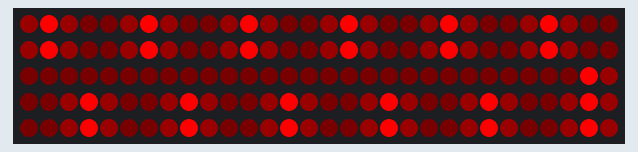
Simulated run of this sketch. Board: Arduino Uno, built with avr-gcc and run on an emulated ATmega328P. On the bench: 150 RGB LEDs in strip order, left to right, continuing on the next row. Wiring (inferred from the names in the program): WS2812 LEDs: data pin 8.

Above: at 0.06 s.
At 0.74 s:
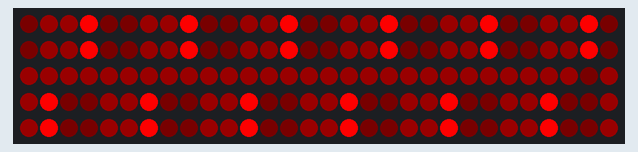

The sketch:

ws2811.ino
```cpp
#define DIGITAL_PIN 8
#define PORT PORTB
#define PORT_PIN PORTB0
#include <Wire.h>
////////////////////////////////////////////////////////////////////////////////////////////////////////////////////////////////////////////////////////////////////////////////////////////////
//delay
const int d   = 30;
//bottom left
const byte bl = 0;
//top left
const byte tl = 60;
//middle
const byte m  = 74;
//top right
const byte tr = 88;
//bottom right
const byte br = 150;
//alliance
const byte a  = 0;
//elevator direction
const byte e  = 2;
////////////////////////////////////////////////////////////////////////////////////////////////////////////////////////////////////////////////////////////////////////////////////////////////
//pulse
const byte pl = 1;
const byte pulse[3][5][1][3] = {
  {
    {{2,   0, 0}},
    {{12,  0, 0}},
    {{25,  0, 0}},
    {{100, 0, 0}},
    {{250, 0, 0}}
  }, {
    {{0, 0, 2}},
    {{0, 0, 12}},
    {{0, 0, 25}},
    {{0, 0, 100}},
    {{0, 0, 250}}
  }, {
    {{0, 2,   0}},
    {{0, 12,  0}},
    {{0, 25,  0}},
    {{0, 100, 0}},
    {{0, 250, 0}}
  }
};

//chaser
const byte cl = 5;
const byte chaser[2][5][5][3] = {
  {
    {{25,  0, 0}, {250, 0, 0}, {25,  0, 0}, {2,   0, 0}, {2,   0, 0}},
    {{2,   0, 0}, {25,  0, 0}, {250, 0, 0}, {25,  0, 0}, {2,   0, 0}},
    {{2,   0, 0}, {25,  0, 0}, {25, 0, 0}, {250,  0, 0}, {2,   0, 0}},
    {{25,  0, 0}, {2,   0, 0}, {2,   0, 0}, {25,  0, 0}, {250, 0, 0}},
    {{250, 0, 0}, {25,  0, 0}, {2,   0, 0}, {2,   0, 0}, {25,  0, 0}}
  }, {
    {{0, 0, 25},  {0, 0, 250}, {0, 0, 25},  {0, 0, 2},   {0, 0, 2}},
    {{0, 0, 2},   {0, 0, 25},  {0, 0, 250}, {0, 0, 25},  {0, 0, 2}},
    {{0, 0, 2},   {0, 0, 2},   {0, 0, 25},  {0, 0, 250}, {0, 0, 25}},
    {{0, 0, 25},  {0, 0, 2},   {0, 0, 2},   {0, 0, 25},  {0, 0, 250}},
    {{0, 0, 250}, {0, 0, 25},  {0, 0, 2},   {0, 0, 2},   {0, 0, 25}}
  }
};
////////////////////////////////////////////////////////////////////////////////////////////////////////////////////////////////////////////////////////////////////////////////////////////////
void setup() {
  pinMode(DIGITAL_PIN, OUTPUT);
  digitalWrite(DIGITAL_PIN, 0);
  Serial.begin(9600);
}

const byte stripLength = 150;
byte frame[150][3];

void send0(void) {
  asm volatile(
    //set pin high
    "sbi %0, %1 \n"
    "rjmp .+0   \n"
    "rjmp .+0   \n"
    //set pin low
    "cbi %0, %1 \n"
    "rjmp .+0   \n"
    "rjmp .+0   \n"
    "rjmp .+0   \n"
    "rjmp .+0   \n"
    "rjmp .+0   \n"
    "rjmp .+0   \n"
    ::
    "I" (_SFR_IO_ADDR(PORT)),
    "I" (PORT_PIN)
  );
}

void send1(void) {
  asm volatile(
    //set pin high
    "sbi %0, %1 \n"
    //wait 11 cycles (11/16 usec)
    "rjmp .+0   \n"
    "rjmp .+0   \n"
    "rjmp .+0   \n"
    "rjmp .+0   \n"
    "rjmp .+0   \n"
    "nop        \n"
    //set pin low
    "cbi %0, %1\n"
    //wait 5 cycles (5/16 usec)
    "rjmp .+0   \n"
    "rjmp .+0   \n"
    "nop        \n"
    ::
    "I" (_SFR_IO_ADDR(PORT)),
    "I" (PORT_PIN)
  );
}

void sendByte(byte value) {
  //disable cpu interrupts
  cli();

  for(int i = 7; i > -1; i--) {
    if(bitRead(value, i)) send1();
    else send0();
  }

  //enable cpu interrupts
  sei();
}

void sendFrame() {
  for(int i = 0; i < stripLength; i++) {
    sendByte(frame[i][1]);
    sendByte(frame[i][0]);
    sendByte(frame[i][2]);
  }

  //delay 50 usec
  unsigned long start = millis();
  unsigned long time;
  do time = millis() - start;
  while(time < 50);
}

void fillPattern(byte pattern[][3], byte length, int from, int to) {
  for(byte i = from; i < to; i++) {

    int position = i % length - from % length;
    if(position < 0) position += length;
    frame[i][0] = pattern[position][0];
    frame[i][1] = pattern[position][1];
    frame[i][2] = pattern[position][2];
  }
}

////////////////////////////////////////////////////////////////////////////////////////////////////////////////////////////////////////////////////////////////////////////////////////////////

void loop() {

  for(byte i = 0; i < 5; i++) {

    fillPattern(pulse[a][i], pl, tl, tr);

    switch(e) {
      case 1:  //down
        fillPattern(chaser[a][4-i], cl, bl, tl);
        fillPattern(chaser[a][i], cl, tr, br);
      break;
      case 2:  //up
        fillPattern(chaser[a][i], cl, bl, tl);
        fillPattern(chaser[a][4-i], cl, tr, br);
      break;
      default: //not moving
        fillPattern(pulse[a][i], pl, bl, br);
    }

    sendFrame();
    delay(d);
  }

}
```
